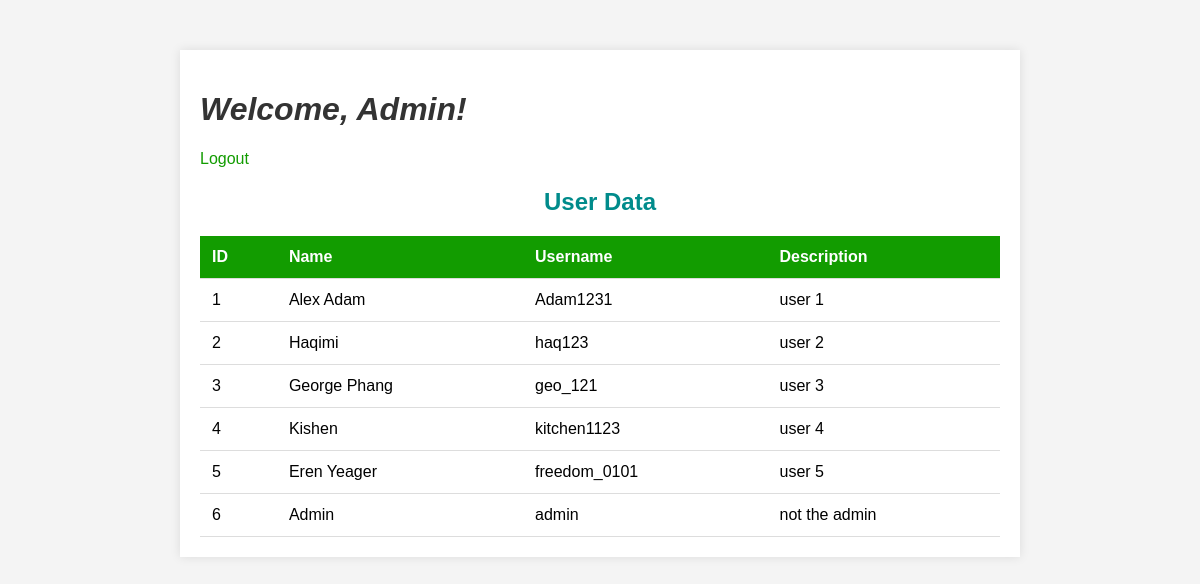
The page /Admin/admin.php (signed in) on the database its author committed.
### tables this page shows
CREATE TABLE `vuln_users` (
  `id` int(11) NOT NULL,
  `name` varchar(150) NOT NULL,
  `username` varchar(150) NOT NULL,
  `password` varchar(150) NOT NULL,
  `role` varchar(150) NOT NULL,
  `description` text NOT NULL
);

### Admin/admin.php (the view, shortened to what this page needs)
<?php
function getUsersData()
{
    include '../conn.php';
    $sql = 'SELECT id, name, username, description FROM vuln_users';
    $result = $conn->query($sql);
    return $result;
}
?>
<!DOCTYPE html>
<html lang="en">
<head>
    <link rel="stylesheet" href="admin.css">
</head>
<body>
    <div class="container">
        <h1>Welcome, Admin!</h1>
        <p?><a href="?logout=true">Logout</a></p>
            <h2>User Data</h2>
            <table>
                <tr>
                    <th>ID</th>
                    <th>Name</th>
                    <th>Username</th>
                    <th>Description</th>
                </tr>
                <?php
                $users = getUsersData();
                if ($users && $users->num_rows > 0) {
                    while ($row = $users->fetch_assoc()) {
                    echo "<tr>
                        <td>{$row['id']}</td>
                        <td>{$row['name']}</td>
                        <td>{$row['username']}</td>
                        <td>{$row['description']}</td>
                    </tr>";
                    }
                } else {
                    echo "No records found.";
                }
                ?>
            </table>
    </div>
</body>
</html>

### Admin/admin.css (style rules this page uses)
body { font-family: 'Arial', sans-serif; background-color: #f4f4f4; margin: 0; padding: 0; }
.container { max-width: 800px; margin: 50px auto; padding: 20px; background-color: #fff; box-shadow: 0 0 10px rgba(0, 0, 0, 0.1); }
h1 { color: #333; font-style: italic; }
h2 { text-align: center; color: darkcyan; }
a { color: #129c00; text-decoration: none; }
table { width: 100%; border-collapse: collapse; margin-top: 20px; }
th, td { padding: 12px; text-align: left; border-bottom: 1px solid #ddd; }
th { background-color: #129c00; color: #fff; }

### rows shown on the page
vuln_users: id "1", name "Alex Adam", username "Adam1231", description "user 1"
vuln_users: id "2", name "Haqimi", username "haq123", description "user 2"
vuln_users: id "3", name "George Phang", username "geo_121", description "user 3"
vuln_users: id "4", name "Kishen", username "kitchen1123", description "user 4"
vuln_users: id "5", name "Eren Yeager", username "freedom_0101", description "user 5"
vuln_users: id "6", name "Admin", username "admin", description "not the admin"
